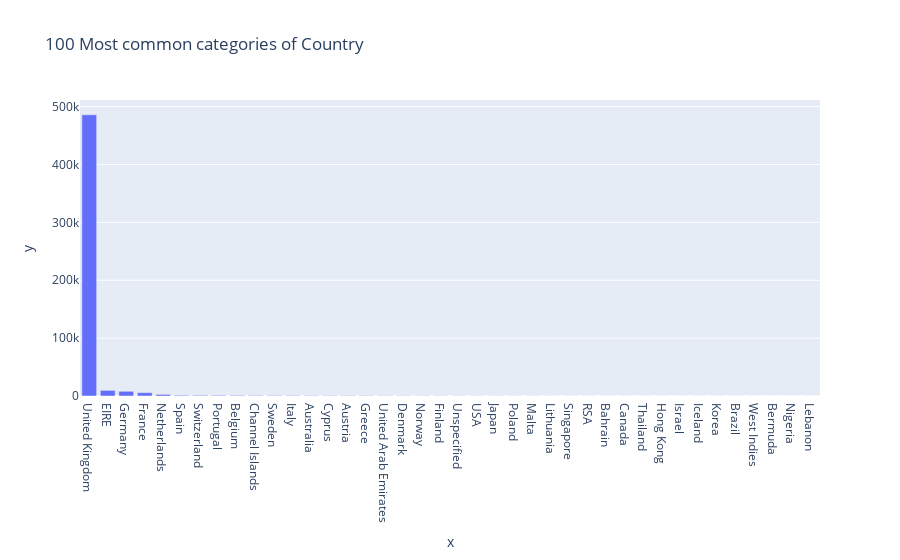

Notebook source saved alongside this figure:
### Markdown cell above
- El Customer ID es una variable categórica.

- Existen 107927 observaciones faltantes, que representa un 20.54% de la base.

- La base contiene registro de sólo 4383 clientes.

- El gráfico muestra un ranking de clientes con mayor número de compras (no necesariamente cantidad de items), destacando el ID de cliente 14911 con 5710 observaciones. Esto indica que este cliente en particular realizó una gran cantidad de transacciones en comparación con otros clientes.

### Code cell
profile_serie(df_retail['Country'])

### Figure 1 — Plotly figure (JSON) as saved in the notebook; plotly's stock layout.template omitted (floating-point values rounded to 4 significant figures)
{"data": [{"alignmentgroup": "True", "hovertemplate": "x=%{x}<br>y=%{y}<extra></extra>", "legendgroup": "", "marker": {"color": "#636efa", "pattern": {"shape": ""}}, "name": "", "offsetgroup": "", "orientation": "v", "showlegend": false, "textposition": "auto", "type": "bar", "x": ["United Kingdom", "EIRE", "Germany", "France", "Netherlands", "Spain", "Switzerland", "Portugal", "Belgium", "Channel Islands", "Sweden", "Italy", "Australia", "Cyprus", "Austria", "Greece", "United Arab Emirates", "Denmark", "Norway", "Finland", "Unspecified", "USA", "Japan", "Poland", "Malta", "Lithuania", "Singapore", "RSA", "Bahrain", "Canada", "Thailand", "Hong Kong", "Israel", "Iceland", "Korea", "Brazil", "West Indies", "Bermuda", "Nigeria", "Lebanon"], "xaxis": "x", "y": [485852, 9670, 8129, 5772, 2769, 1278, 1187, 1101, 1054, 906, 902, 731, 654, 554, 537, 517, 432, 428, 369, 354, 310, 244, 224, 194, 172, 154, 117, 111, 107, 77, 76, 76, 74, 71, 63, 62, 54, 34, 32, 13], "yaxis": "y"}], "layout": {"barmode": "relative", "legend": {"tracegroupgap": 0}, "title": {"text": "100 Most common categories of Country"}, "xaxis": {"anchor": "y", "domain": [0, 1], "title": {"text": "x"}}, "yaxis": {"anchor": "x", "domain": [0, 1], "title": {"text": "y"}}}}
